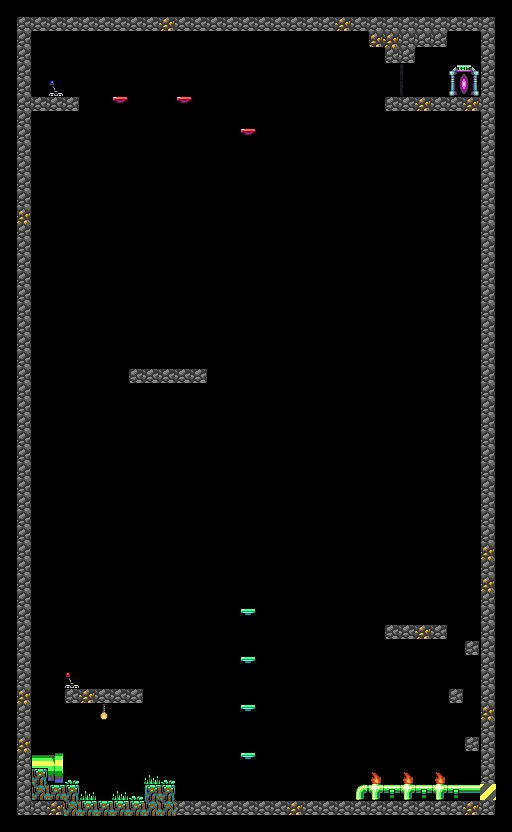

Tiled map render using the project's own tile images. Description and the map definition, with tile-layer contents summarised, below:
An orthogonal 32x52 tile map with 16x16 px tiles, 6 tile layers (Score_tiles, Mid_ground, Danger, Playground, ...), 1 hidden layer not drawn, 4 tilesets and 3 objects (Spawn_plr, plr_Exit).

<map version="1.10" tiledversion="1.10.2" orientation="orthogonal" renderorder="right-down" width="32" height="52" tilewidth="16" tileheight="16" infinite="0" nextlayerid="10" nextobjectid="4">
 <tileset firstgid="1" source="More.tsx" />
 <tileset firstgid="601" source="Cave.tsx" />
 <tileset firstgid="729" source="Flames.tsx" />
 <tileset firstgid="734" source="Doors.tsx" />
 <objectgroup id="9" name="Player_stuff">
  <object id="1" name="Spawn_plr" x="110" y="766.5">
   <point />
  </object>
  <object id="2" template="plr_End.tx" x="454" y="70.8126" />
  <object id="3" name="plr_Exit" x="454.667" y="71.1666" width="18.6667" height="23.6667" />
 </objectgroup>
 <layer id="1" name="Background" width="32" height="52" visible="0" tintcolor="#565656">
  <data>[1664 cells, 1500 non-empty, 4 distinct tile ids]</data>
 </layer>
 <layer id="2" name="Score_tiles" width="32" height="52">
  <data>[1664 cells, 0 non-empty, 0 distinct tile ids]</data>
 </layer>
 <layer id="3" name="Mid_ground" width="32" height="52">
  <data>[1664 cells, 12 non-empty, 8 distinct tile ids]</data>
 </layer>
 <layer id="4" name="Danger" width="32" height="52">
  <data>[1664 cells, 3 non-empty, 1 distinct tile ids]</data>
 </layer>
 <layer id="5" name="Playground" width="32" height="52">
  <data>[1664 cells, 219 non-empty, 36 distinct tile ids]</data>
 </layer>
 <layer id="6" name="Animation_layer" width="32" height="52">
  <data>[1664 cells, 3 non-empty, 1 distinct tile ids]</data>
 </layer>
 <layer id="7" name="Interact_layer" width="32" height="52">
  <data>[1664 cells, 0 non-empty, 0 distinct tile ids]</data>
 </layer>
</map>
